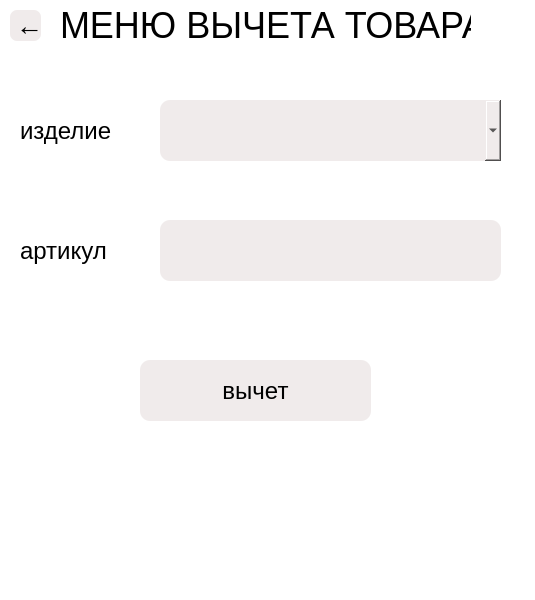
<?xml version="1.0" encoding="UTF-8"?>
<ui version="4.0">
 <class>MainWindow</class>
 <widget class="QMainWindow" name="MainWindow">
  <property name="geometry">
   <rect>
    <x>0</x>
    <y>0</y>
    <width>535</width>
    <height>600</height>
   </rect>
  </property>
  <property name="windowTitle">
   <string>Client Program</string>
  </property>
  <property name="styleSheet">
   <string notr="true">background-color:white</string>
  </property>
  <widget class="QWidget" name="centralwidget">
   <widget class="QPushButton" name="move_start_window">
    <property name="geometry">
     <rect>
      <x>10</x>
      <y>10</y>
      <width>31</width>
      <height>31</height>
     </rect>
    </property>
    <property name="styleSheet">
     <string notr="true">font-size: 20pt;
background-color: #f0ebeb;

border-radius: 7;
color: black</string>
    </property>
    <property name="text">
     <string>	←</string>
    </property>
   </widget>
   <widget class="QLabel" name="label_2">
    <property name="geometry">
     <rect>
      <x>20</x>
      <y>110</y>
      <width>141</width>
      <height>41</height>
     </rect>
    </property>
    <property name="styleSheet">
     <string notr="true">font-size: 18pt;
color: black
</string>
    </property>
    <property name="text">
     <string>изделие</string>
    </property>
   </widget>
   <widget class="QLabel" name="label_4">
    <property name="geometry">
     <rect>
      <x>20</x>
      <y>230</y>
      <width>131</width>
      <height>41</height>
     </rect>
    </property>
    <property name="styleSheet">
     <string notr="true">font-size: 18pt;
color: black
</string>
    </property>
    <property name="text">
     <string>артикул</string>
    </property>
   </widget>
   <widget class="QComboBox" name="item_combo_box">
    <property name="geometry">
     <rect>
      <x>160</x>
      <y>100</y>
      <width>341</width>
      <height>61</height>
     </rect>
    </property>
    <property name="cursor">
     <cursorShape>BlankCursor</cursorShape>
    </property>
    <property name="styleSheet">
     <string notr="true">font-size: 18pt;
background-color: #f0ebeb;

border-radius: 10;
color: black</string>
    </property>
   </widget>
   <widget class="QLineEdit" name="articla_line_edit">
    <property name="geometry">
     <rect>
      <x>160</x>
      <y>220</y>
      <width>341</width>
      <height>61</height>
     </rect>
    </property>
    <property name="cursor">
     <cursorShape>SizeFDiagCursor</cursorShape>
    </property>
    <property name="focusPolicy">
     <enum>Qt::WheelFocus</enum>
    </property>
    <property name="contextMenuPolicy">
     <enum>Qt::NoContextMenu</enum>
    </property>
    <property name="toolTipDuration">
     <number>3</number>
    </property>
    <property name="styleSheet">
     <string notr="true">font-size: 18pt;
background-color: #f0ebeb;

border-radius: 10;
color: black</string>
    </property>
    <property name="cursorPosition">
     <number>0</number>
    </property>
   </widget>
   <widget class="QLabel" name="label_6">
    <property name="geometry">
     <rect>
      <x>60</x>
      <y>0</y>
      <width>411</width>
      <height>51</height>
     </rect>
    </property>
    <property name="styleSheet">
     <string notr="true">font-size: 27pt;
color: black
</string>
    </property>
    <property name="text">
     <string>МЕНЮ ВЫЧЕТА ТОВАРА</string>
    </property>
   </widget>
   <widget class="QPushButton" name="delete_item">
    <property name="geometry">
     <rect>
      <x>140</x>
      <y>360</y>
      <width>231</width>
      <height>61</height>
     </rect>
    </property>
    <property name="styleSheet">
     <string notr="true">font-size: 18pt;
background-color: #f0ebeb;

border-radius: 10;
color: black</string>
    </property>
    <property name="text">
     <string>вычет</string>
    </property>
   </widget>
   <widget class="QLabel" name="error">
    <property name="geometry">
     <rect>
      <x>20</x>
      <y>300</y>
      <width>501</width>
      <height>41</height>
     </rect>
    </property>
    <property name="styleSheet">
     <string notr="true">QLabel{font-size: 27pt;}
QLabel{color: rgb(220, 20, 60);}
</string>
    </property>
    <property name="text">
     <string/>
    </property>
   </widget>
  </widget>
  <widget class="QStatusBar" name="statusbar"/>
 </widget>
 <resources/>
 <connections/>
</ui>
